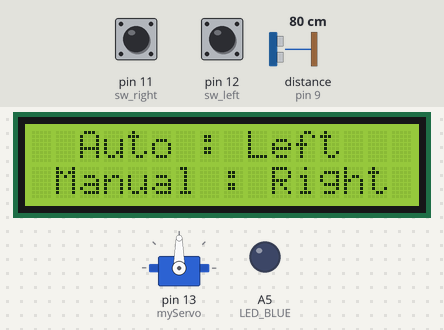
Bench run of a sketch on a simulated Arduino Uno, built with avr-gcc and run on an emulated ATmega328P. Parts: servo, 16×2 character LCD, output pins drawn as LEDs (lit = HIGH). The test bench sets the inputs (shaded band); at power-on: pin 12 (sw_left) HIGH, distance to the obstacle (sensor on pin 9) 80 cm, pin 11 (sw_right) HIGH. The echo pulse lasts 58.3 µs per cm; pins used as bus, display or sensor lines are not drawn.

Above: at 1.2 s.
1.3 s: pin 12 (sw_left) pulled LOW for 0.15 s
At 2.1 s:
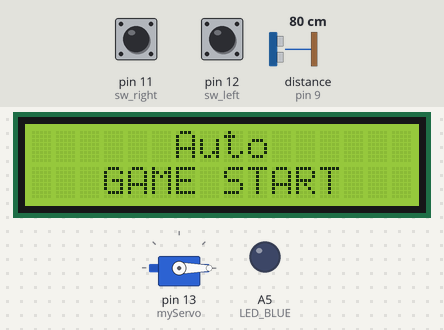
3.3 s: distance to the obstacle (sensor on pin 9) set to 12 cm
4.8 s: distance to the obstacle (sensor on pin 9) set to 9 cm
At 6.1 s:
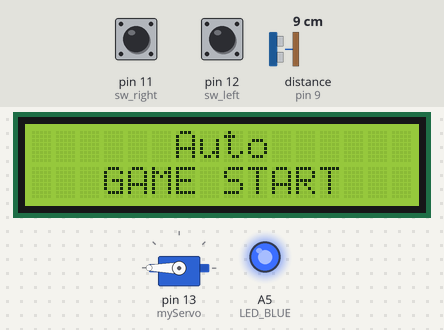
6.5 s: distance to the obstacle (sensor on pin 9) set to 18 cm
At 6.9 s:
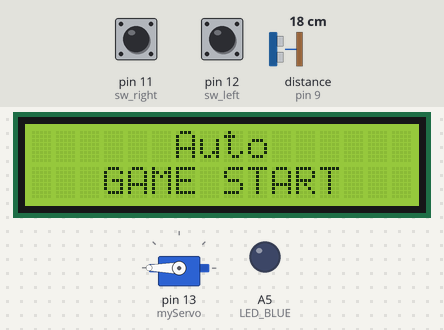
8.5 s: distance to the obstacle (sensor on pin 9) set to 2 cm
At 9.8 s:
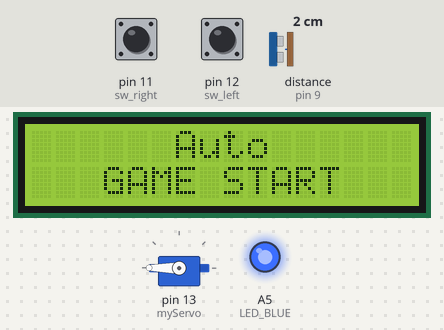
10.1 s: distance to the obstacle (sensor on pin 9) set to 35 cm
At 10.9 s:
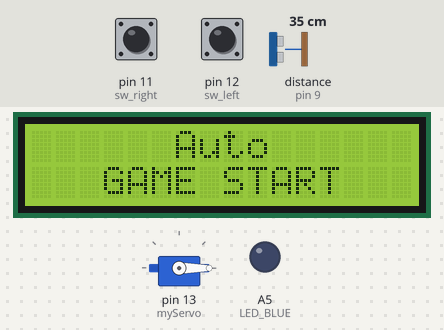
Timing chart, 0 to 13.1 s (numbered marks = the images above; inputs shaded):
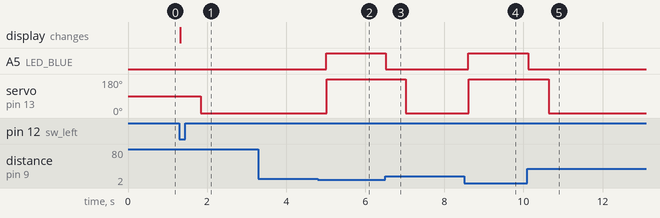

The sketch:

servo_baseball.ino
```cpp
#include<Servo.h>
Servo myServo;
#include<LiquidCrystal.h>
LiquidCrystal lcd(8,7,6,5,4,3);
int sw_left = 12;
int sw_right = 11;
int TRIG = 10; // OUTPUT
int ECHO = 9; //INPUT
void setup() {
  myServo.attach(13); // Servo begin
  pinMode(sw_right,2); //sw_right INPUT_PULLUP
  pinMode(sw_left,2);  //sw_left INPUT_PULLUP
  pinMode(TRIG,OUTPUT);
  pinMode(ECHO,INPUT);
  Serial.begin(9600); // Serial begin
  lcd.begin(16,2); // lcd begin
}
int LED_BLUE = A5;
int left = 0;
int right = 0;
void loop() {
 left = digitalRead(sw_left);
 right = digitalRead(sw_right);
 lcd.setCursor(2,0);
 lcd.print("Auto : Left");
 lcd.setCursor(1,1);
 lcd.print("Manual : Right");
 if(left == 0)
 {
   lcd.clear();
   lcd.setCursor(6,0);
   lcd.print("Auto");
   lcd.setCursor(3,1);
   lcd.print("GAME START");
   Auto();
 }
 if(right == 0)
 {
   lcd.clear();
   lcd.setCursor(5,0);
   lcd.print("Manual");
   lcd.setCursor(3,1);
   lcd.print("GAME START");
   Manual();
 }
} //loop exit

void Auto() {
 while(1) {
 ledprint();
 int dis = distance();
 if(dis <= 10)
 myServo.write(180);
 if(dis > 10)
 {
   delay(500);
   myServo.write(0);
 }
 }
}
void Manual() {
 while(1) {
 ledprint();
 right = digitalRead(sw_right);
 left = digitalRead(sw_left);
 Serial.print("right"+(String)right);
 Serial.println("   Left"+(String)left);
 if(right == 0)
 myServo.write(180);
 if(left == 0)
 myServo.write(0);
 }
}
void ledprint() {
 int dis = distance();
 if(dis <= 10)
 analogWrite(LED_BLUE,130);
 else
 analogWrite(LED_BLUE,0);
}


int distance() {
 digitalWrite(TRIG,LOW);
 delayMicroseconds(2);
 digitalWrite(TRIG,HIGH);
 delayMicroseconds(2);
 digitalWrite(TRIG,LOW);
 delayMicroseconds(5);
 int dis = pulseIn(ECHO,HIGH)/ 58.2;
 delay(10);
 return dis;
}
```

Measured:
- the behaviour switches between 11 and 10 cm on distance to the obstacle (sensor on pin 9) (found by bisection; images 1 and 2)
- after the input at 1.3 s, servo on pin 13 (myServo): 90° → 0° after 0.54 s; the display: changes at once (image 1)
- after the input at 3.3 s, every drawn part: stays the same
- after the input at 4.8 s, A5 (LED_BLUE): LOW → HIGH after 0.21 s; servo on pin 13 (myServo): 0° → 180° after 0.22 s
- after the input at 6.5 s, A5 (LED_BLUE): HIGH → LOW at once; servo on pin 13 (myServo): 180° → 0° after 0.53 s
- after the input at 8.5 s, A5 (LED_BLUE): LOW → HIGH after 0.11 s; servo on pin 13 (myServo): 0° → 180° after 0.12 s
- after the input at 10.1 s, A5 (LED_BLUE): HIGH → LOW at once; servo on pin 13 (myServo): 180° → 0° after 0.54 s
